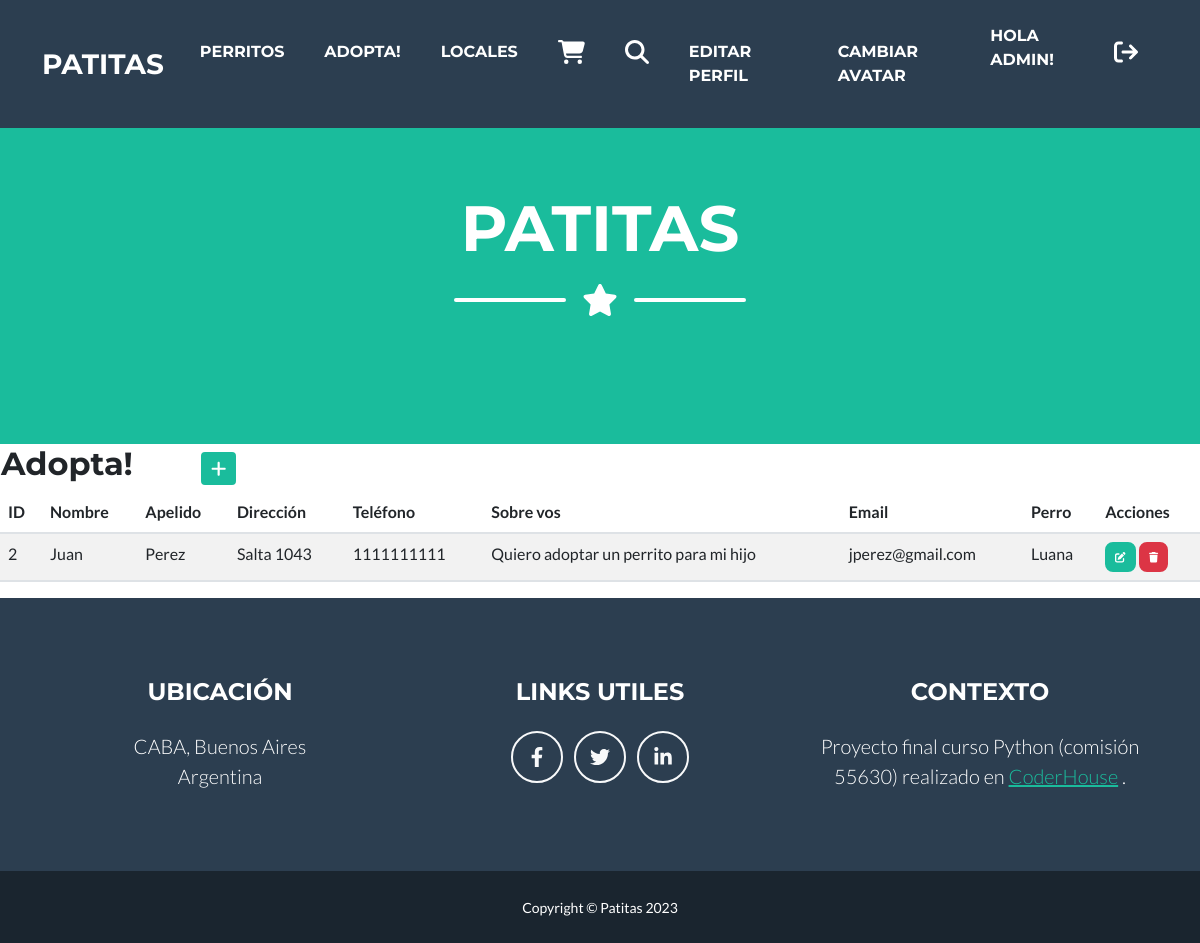
Screenshot of /adoptante/ (signed in) with the database file from the repository.
### aplicacion/models.py (models this page shows, shortened)
class Adoptante(models.Model):
    nombre = models.CharField(max_length=50)
    apellido = models.CharField(max_length=50)
    email = models.EmailField()
    direccion = models.CharField(max_length=50)
    telefono = models.IntegerField()
    historia = models.CharField(max_length=1000)
    perro = models.CharField(max_length=50)
    class Meta:
        ordering = ['nombre']

### aplicacion/views.py (the view)
# urls.py: path('adoptante/', AdoptanteList.as_view(), name="adoptante" ),
class AdoptanteList(LoginRequiredMixin, ListView):
    model = Adoptante

### aplicacion/templates/aplicacion/adoptante_list.html (shortened to what this page needs)
{% extends 'aplicacion/base.html' %}
{% load static %}
{% block titulo_principal %}Patitas{% endblock titulo_principal %}
{% block formulario %}
    <table>
        <tr>
            <td width="200"><h2>Adopta!</h2></td>
            <td>
                <a
                href="{% url 'create_adoptante' %}"
                class="btn btn-primary btn-sm"
                ><i class="fa fa-plus fa-lg" title="New Record"> </i>
                </a>
            </td>
        </tr>
    </table>
    <table class="table table-striped">
        <thead>
            <tr>
                <th>ID</th>
                <th>Nombre</th>
                <th>Apelido</th>
                <th>Dirección</th>
                <th>Teléfono</th>
                <th>Sobre vos</th>
                <th>Email</th>
                <th>Perro</th>
                <th>Acciones</th>
            </tr>
        </thead>
        <tbody>
        {% for ado in adoptante_list %}
        <tr>
            <td>{{ ado.id }}</td>
            <td>{{ ado.nombre }}</td>
            <td>{{ ado.apellido }}</td>
            <td>{{ ado.direccion}}</td>
            <td>{{ ado.telefono }}</td>
            <td>{{ ado.historia }}</td>
            <td>{{ ado.email }}</td>
            <td>{{ ado.perro }}</td>
            <td>
                <a
                href="{% url 'update_adoptante' ado.id %}"
                class="btn btn-primary"
                style="--bs-btn-padding-y: .25rem; --bs-btn-padding-x: .5rem; --bs-btn-font-size: .75rem;"
                ><i class="fa fa-edit fa-sm" title="Edit Record"></i>
                </a>
                <a
                href="{% url 'delete_adoptante' ado.id %}"
                class="btn btn-danger"
                style="--bs-btn-padding-y: .25rem; --bs-btn-padding-x: .5rem; --bs-btn-font-size: .75rem;"
                ><i class="fa fa-trash fa-sm" title="Delete Record"></i>
                </a>
            </td>
        </tr>
        {% endfor %}
        </tbody>
    </table>
{% endblock formulario %}

### aplicacion/templates/aplicacion/base.html (shortened to what this page needs)
<!DOCTYPE html>
<html lang="en">
    <head>
        {% load static %}
        <link href="{% static 'aplicacion/css/styles.css' %}" rel="stylesheet" />
    </head>
    <body id="page-top">
        <nav class="navbar navbar-expand-lg bg-secondary text-uppercase fixed-top" id="mainNav">
            <div class="container">
                <a class="navbar-brand" href="{% url 'home' %}">Patitas</a>
                <div class="collapse navbar-collapse" id="navbarResponsive">
                    <ul class="navbar-nav ms-auto">
                        {% if user.is_authenticated %}
                        <li class="nav-item mx-0 mx-lg-1"><a class="nav-link py-3 px-0 px-lg-3 rounded" href="{% url 'perro' %}">Perritos</a></li>
                        <li class="nav-item mx-0 mx-lg-1"><a class="nav-link py-3 px-0 px-lg-3 rounded" href="{% url 'adoptante' %}">Adopta!</a></li>
                        <li class="nav-item mx-0 mx-lg-1"><a class="nav-link py-3 px-0 px-lg-3 rounded" href="{% url 'local' %}">Locales</a></li>
                        <li class="nav-item mx-0 mx-lg-1"><a class="nav-link py-3 px-0 px-lg-3 rounded" href="{% url 'articulo' %}"><i class="fa-solid fa-cart-shopping fa-xl" style="color: #ffffff;"></i></a></li>
                        <li class="nav-item mx-0 mx-lg-1"><a class="nav-link py-3 px-0 px-lg-3 rounded" href="{% url 'buscar_articulo' %}"><i class="fa-solid fa-magnifying-glass fa-xl" style="color: #ffffff;"></i></a></li>
                        <li class="nav-item mx-0 mx-lg-1"><a class="nav-link py-3 px-0 px-lg-3 rounded" href="{% url 'editar_perfil' %}">Editar perfil</a></li>
                        <li class="nav-item mx-0 mx-lg-1"><a class="nav-link py-3 px-0 px-lg-3 rounded" href="{% url 'agregar_avatar' %}">Cambiar avatar</a></li>
                        <p style="color:white">Hola {{user.username}}!</p>
                        <li class="nav-item mx-0 mx-lg-1"><a class="nav-link py-3 px-0 px-lg-3 rounded" href="{% url 'logout' %}"><i class="fa-solid fa-arrow-right-from-bracket fa-xl" style="color: #ffffff;"></i></a></li>
                    {% endif %}
                    </ul>
                </div>
            </div>
        </nav>
        <header class="masthead bg-primary text-white text-center">
            <div class="container d-flex align-items-center flex-column">
                <h1 class="masthead-heading text-uppercase mb-0">{% block titulo_principal %} Bienvenido {% endblock titulo_principal %}</h1>
                <div class="divider-custom divider-light">
                    <div class="divider-custom-line"></div>
                    <div class="divider-custom-icon"><i class="fas fa-star"></i></div>
                    <div class="divider-custom-line"></div>
                </div>
            </div>
        </header>
        {% block formulario %}{% endblock formulario %}
        {% block footer %}
        <footer class="footer text-center">
            <div class="container">
                <div class="row">
                    <div class="col-lg-4 mb-5 mb-lg-0">
                        <h4 class="text-uppercase mb-4">Ubicación</h4>
                        <p class="lead mb-0">
                            CABA, Buenos Aires
                            <br />
                            Argentina
                        </p>
                    </div>
                    <div class="col-lg-4 mb-5 mb-lg-0">
                        <h4 class="text-uppercase mb-4">Links utiles</h4>
                        <a class="btn btn-outline-light btn-social mx-1" href="https://es-la.facebook.com/mariana.gomezparadiuk/"><i class="fab fa-fw fa-facebook-f"></i></a>
                        <a class="btn btn-outline-light btn-social mx-1" href="https://twitter.com/i/flow/login?redirect_after_login=%2Fmaruu_07%2Fstatuses%2F915567448199397383"><i class="fab fa-fw fa-twitter"></i></a>
                        <a class="btn btn-outline-light btn-social mx-1" href="https://www.linkedin.com/in/mariana-c-g%C3%B3mez-paradiuk-9b1276183/"><i class="fab fa-fw fa-linkedin-in"></i></a>
                    </div>
                    <div class="col-lg-4">
                        <h4 class="text-uppercase mb-4">Contexto</h4>
                        <p class="lead mb-0">
                            Proyecto final curso Python (comisión 55630) realizado en
                            <a href="https://www.coderhouse.com/">CoderHouse</a>
                            .
                        </p>
                    </div>
                </div>
            </div>
        </footer>
        {% endblock footer %}
        <div class="copyright py-4 text-center text-white">
            <div class="container"><small>Copyright &copy; Patitas 2023</small></div>
        </div>
    </body>
</html>

### rows the page displays
Adoptante: id "2", nombre "Juan", apellido "Perez", direccion "Salta 1043", telefono "1111111111", historia "Quiero adoptar un perrito para mi hijo", email "jperez@gmail.com", perro "Luana"

### other values shown
{{ user.username }} "ADMIN"
